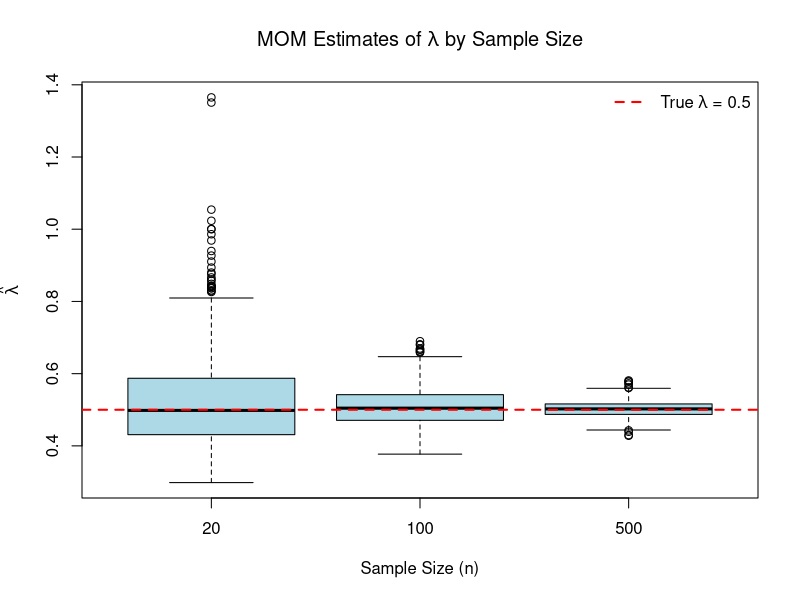
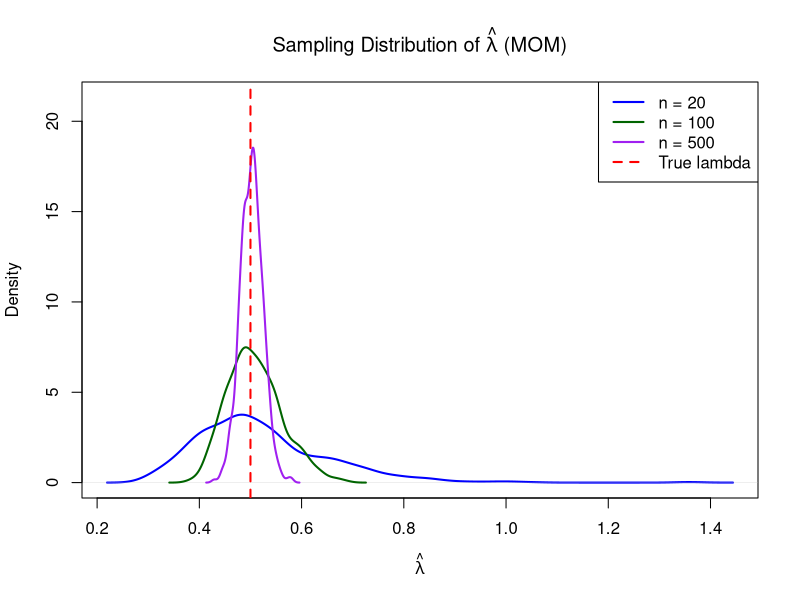

Write R code to recreate these figures, in order.
# ============================================================================
# Method of Moments (MOM) Estimation for the Exponential Distribution
#
# Simulation study assessing the finite-sample performance of the MOM
# estimator for the rate parameter (lambda) of an Exponential distribution.
#
#   MOM estimator:  lambda_hat = 1 / X_bar
#
# Paired design: the Monte Carlo samples are generated up front from the same
# seed with identical code in the MOM, MLE and Bootstrap scripts, so every
# replication r of size n uses exactly the same sample x in all three methods.
# ============================================================================

## ---- 0. Setup -------------------------------------------------------------

set.seed(2026)                     # reproducibility

true_lambda <- 0.5                 # true rate parameter
n_values    <- c(20, 100, 500)     # sample sizes under study
n_reps      <- 1000                # Monte Carlo replications

out_dir <- "mom_output"
if (!dir.exists(out_dir)) dir.create(out_dir)

## ---- 1. Paired Monte Carlo samples (common random numbers) ----------------

set.seed(2026)
sample_bank <- lapply(n_values, function(n) {
  matrix(rexp(n * n_reps, rate = true_lambda), nrow = n_reps, ncol = n, byrow = TRUE)
})
names(sample_bank) <- paste0("n_", n_values)

## ---- 1b. Monte Carlo simulation -------------------------------------------

simulate_mom <- function(samples) {
  estimates <- numeric(nrow(samples))
  for (i in seq_len(nrow(samples))) {
    x        <- samples[i, ]
    xbar     <- mean(x)
    estimates[i] <- 1 / xbar
  }
  estimates
}

estimates_list <- lapply(sample_bank, simulate_mom)
names(estimates_list) <- paste0("n_", n_values)

sim_data <- do.call(rbind, lapply(seq_along(n_values), function(i) {
  data.frame(
    n          = n_values[i],
    lambda_hat = estimates_list[[i]]
  )
}))
sim_data$n <- factor(sim_data$n, levels = n_values)

## ---- 2. Performance metrics ------------------------------------------------

compute_metrics <- function(estimates, true_value) {
  bias     <- mean(estimates, na.rm = TRUE) - true_value
  rel_bias <- bias / true_value
  variance <- var(estimates, na.rm = TRUE)
  mse      <- mean((estimates - true_value)^2, na.rm = TRUE)
  rel_mse  <- mse / true_value^2

  data.frame(
    Bias          = bias,
    Relative_Bias = rel_bias,
    Variance      = variance,
    MSE           = mse,
    Relative_MSE  = rel_mse
  )
}

metrics_df <- do.call(rbind, lapply(seq_along(n_values), function(i) {
  m <- compute_metrics(estimates_list[[i]], true_lambda)
  cbind(
    n             = n_values[i],
    True_Lambda   = true_lambda,
    Mean_Estimate = mean(estimates_list[[i]], na.rm = TRUE),
    m
  )
}))

print(metrics_df)

## ---- 3. Export metrics to CSV ----------------------------------------------

write.csv(
  metrics_df,
  file      = file.path(out_dir, "mom_performance_metrics.csv"),
  row.names = FALSE
)

## ---- 4. Boxplots: lambda_hat across sample sizes ---------------------------

png(file.path(out_dir, "mom_boxplot.png"), width = 900, height = 650, res = 120)

boxplot(
  lambda_hat ~ n, data = sim_data,
  main = expression(paste("MOM Estimates of ", lambda, " by Sample Size")),
  xlab = "Sample Size (n)",
  ylab = expression(hat(lambda)),
  col  = "lightblue"
)
abline(h = true_lambda, col = "red", lwd = 2, lty = 2)
legend(
  "topright",
  legend = expression(paste("True ", lambda, " = 0.5")),
  col = "red", lty = 2, lwd = 2, bty = "n"
)

dev.off()

## ---- 5. Density plots: sampling distribution of lambda_hat -----------------

png(file.path(out_dir, "mom_density.png"), width = 900, height = 650, res = 120)

colors    <- c("blue", "darkgreen", "purple")
dens_list <- lapply(estimates_list, density, na.rm = TRUE)

xlim_range <- range(unlist(lapply(dens_list, function(d) d$x)), na.rm = TRUE)
ymax       <- max(unlist(lapply(dens_list, function(d) d$y)), na.rm = TRUE) * 1.15

plot(
  dens_list[[1]], col = colors[1], lwd = 2,
  xlim = xlim_range, ylim = c(0, ymax),
  main = expression(paste("Sampling Distribution of ", hat(lambda), " (MOM)")),
  xlab = expression(hat(lambda))
)
for (i in 2:length(dens_list)) {
  lines(dens_list[[i]], col = colors[i], lwd = 2)
}
abline(v = true_lambda, col = "red", lwd = 2, lty = 2)

legend(
  "topright",
  legend = c(paste("n =", n_values), "True lambda"),
  col    = c(colors, "red"),
  lwd    = 2,
  lty    = c(1, 1, 1, 2)
)

dev.off()

## ---- 6. Wrap-up -------------------------------------------------------------

cat("\nSimulation complete.\n")
cat("Performance metrics:\n")
print(metrics_df)
cat("\nOutputs saved to:", normalizePath(out_dir), "\n")
